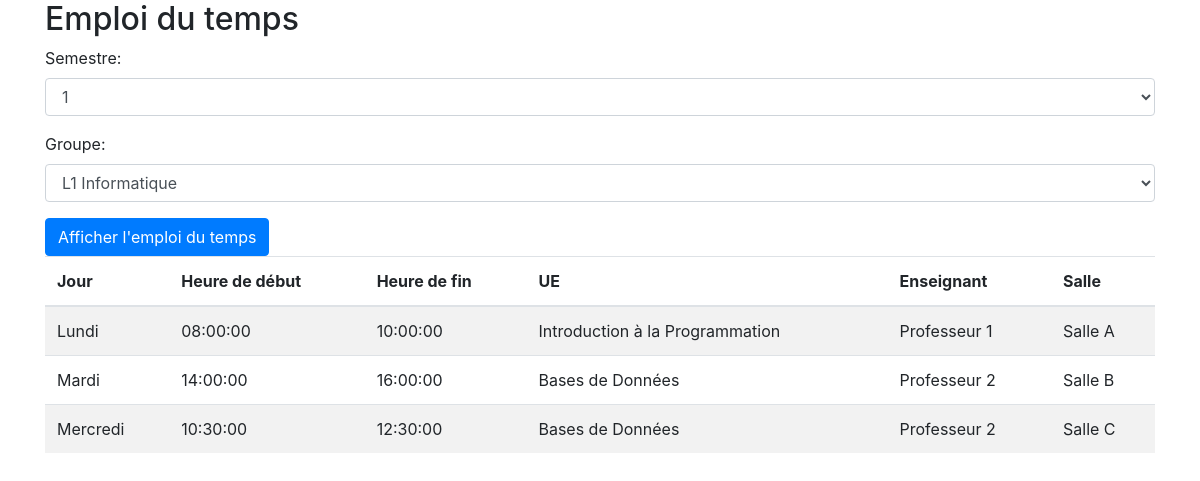
Screenshot of /enseignant/page.php with the database file from the repository.
### tables this page shows
CREATE TABLE `horaire` (
  `id_horaire` int(11) NOT NULL,
  `jour_horaire` varchar(50) DEFAULT NULL,
  `heure_debut_horaire` time DEFAULT NULL,
  `heure_fin_horaire` time DEFAULT NULL,
  `id_ue` bigint(20) DEFAULT NULL,
  `id_salle` bigint(20) DEFAULT NULL
);

CREATE TABLE `ue` (
  `id_ue` bigint(20) NOT NULL,
  `code_ue` varchar(50) DEFAULT NULL,
  `nom_ue` varchar(50) DEFAULT NULL,
  `id_enseignant` bigint(20) DEFAULT NULL,
  `id_classe` bigint(20) DEFAULT NULL,
  `semestre` int(11) DEFAULT 1
);

CREATE TABLE `enseignant` (
  `id_enseignant` bigint(20) NOT NULL,
  `email_enseignant` varchar(50) DEFAULT NULL,
  `nom_enseignant` varchar(50) DEFAULT NULL,
  `mdp_enseignant` varchar(50) DEFAULT '0000',
  `priv` int(11) NOT NULL DEFAULT 0
);

CREATE TABLE `salle` (
  `id_salle` bigint(20) NOT NULL,
  `nom_salle` varchar(50) DEFAULT NULL,
  `capacite_salle` int(11) DEFAULT NULL
);

### enseignant/page.php (the view, shortened to what this page needs)
<?php
$dbh = new PDO('mysql:host=localhost;dbname=time_sc', 'root', '');
$sql = "SELECT jour_horaire, heure_debut_horaire, heure_fin_horaire, nom_ue, nom_enseignant, nom_salle
        FROM horaire
        JOIN ue ON horaire.id_ue = ue.id_ue
        JOIN enseignant ON ue.id_enseignant = enseignant.id_enseignant
        JOIN salle ON horaire.id_salle = salle.id_salle
        WHERE semestre = :semestre AND id_classe = :id_classe
        ORDER BY jour_horaire, heure_debut_horaire";
$stmt = $dbh->prepare($sql);
$stmt->execute(['semestre' => 1, 'id_classe' => 1]);
$result = $stmt->fetchAll(PDO::FETCH_ASSOC); ?>
<!DOCTYPE html>
<html lang="fr">
  <head>
    <link
      rel="stylesheet"
      href="https://maxcdn.bootstrapcdn.com/bootstrap/4.5.2/css/bootstrap.min.css"
    />
  </head>
  <body>
    <div class="container">
      <h2>Emploi du temps</h2>
      <form action="" method="post">
    <div class="form-group">
      <label for="semestre">Semestre:</label>
      <select class="form-control" id="semestre" name="semestre">
        <option value="1">1</option>
      </select>
    </div>
    <div class="form-group">
      <label for="groupe">Groupe:</label>
      <select class="form-control" id="groupe" name="groupe">
        <?php
        $sql = "SELECT id_classe, nom_classe FROM classe";
        $stmt = $dbh->prepare($sql);
        $stmt->execute();
        $res = $stmt->fetchAll(PDO::FETCH_ASSOC);
        foreach ($res as $row) {
          echo '<option value="' . htmlspecialchars($row['id_classe']) . '">' . htmlspecialchars($row['nom_classe']) . '</option>';
        }
        ?>
      </select>
    </div>
    <button type="submit" class="btn btn-primary">Afficher l'emploi du temps</button>
  </form>
      <table class="table table-striped">
        <thead>
          <tr>
            <th>Jour</th>
            <th>Heure de début</th>
            <th>Heure de fin</th>
            <th>UE</th>
            <th>Enseignant</th>
            <th>Salle</th>
          </tr>
        </thead>
        <tbody>
          <?php foreach ($result as $row): ?>
          <tr>
            <td><?= htmlspecialchars($row['jour_horaire']) ?></td>
            <td><?= htmlspecialchars($row['heure_debut_horaire']) ?></td>
            <td><?= htmlspecialchars($row['heure_fin_horaire']) ?></td>
            <td><?= htmlspecialchars($row['nom_ue']) ?></td>
            <td><?= htmlspecialchars($row['nom_enseignant']) ?></td>
            <td><?= htmlspecialchars($row['nom_salle']) ?></td>
          </tr>
          <?php endforeach; ?>
        </tbody>
      </table>
    </div>
  </body>
</html>

### rows the page displays
horaire: jour_horaire "Lundi", heure_debut_horaire "08:00:00", heure_fin_horaire "10:00:00", id_ue.nom_ue "Introduction à la Programmation", enseignant.nom_enseignant "Professeur 1", id_salle.nom_salle "Salle A"
horaire: jour_horaire "Mardi", heure_debut_horaire "14:00:00", heure_fin_horaire "16:00:00", id_ue.nom_ue "Bases de Données", enseignant.nom_enseignant "Professeur 2", id_salle.nom_salle "Salle B"
horaire: jour_horaire "Mercredi", heure_debut_horaire "10:30:00", heure_fin_horaire "12:30:00", id_ue.nom_ue "Bases de Données", enseignant.nom_enseignant "Professeur 2", id_salle.nom_salle "Salle C"

### other values shown
form field groupe "L1 Informatique"
